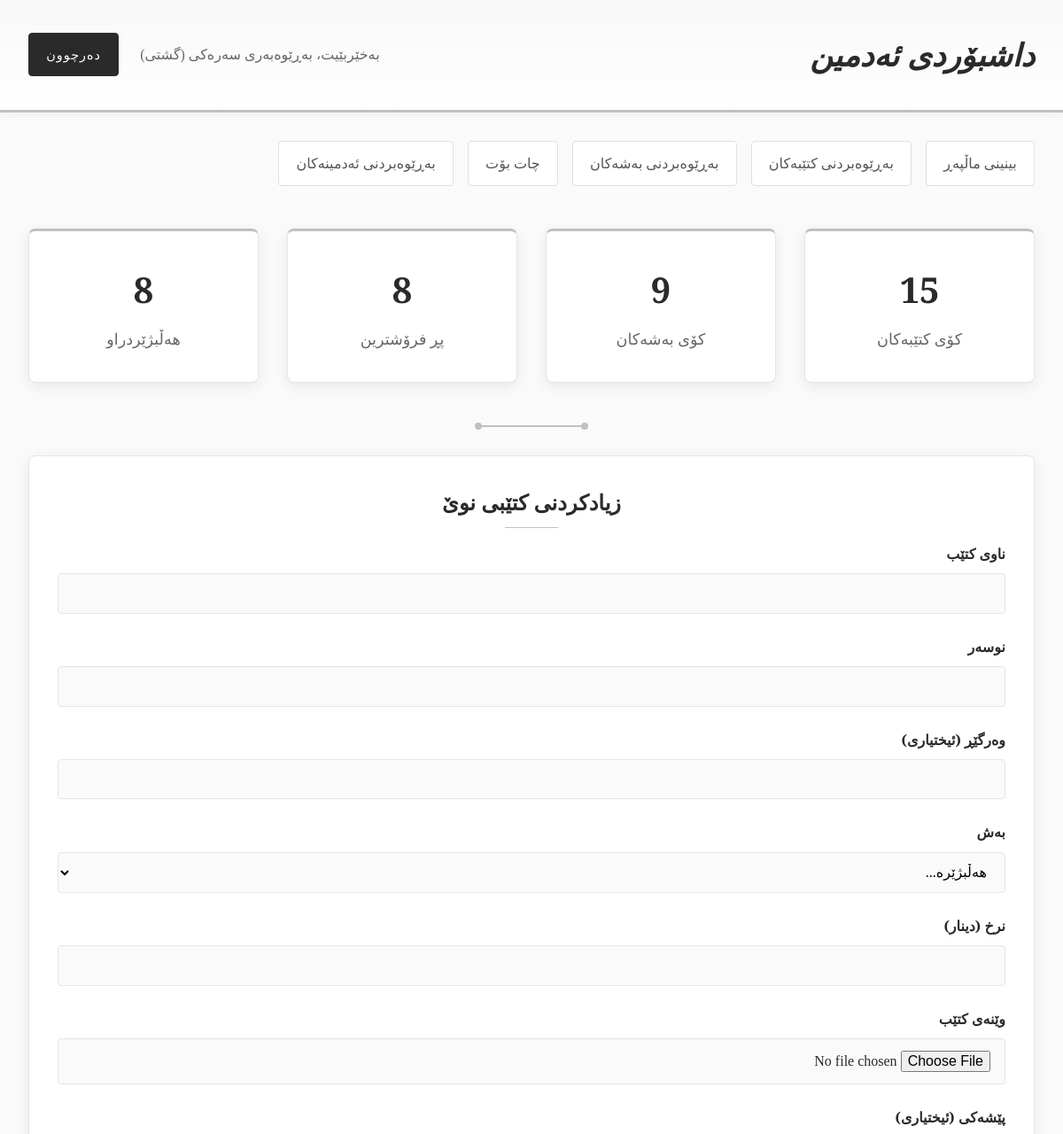
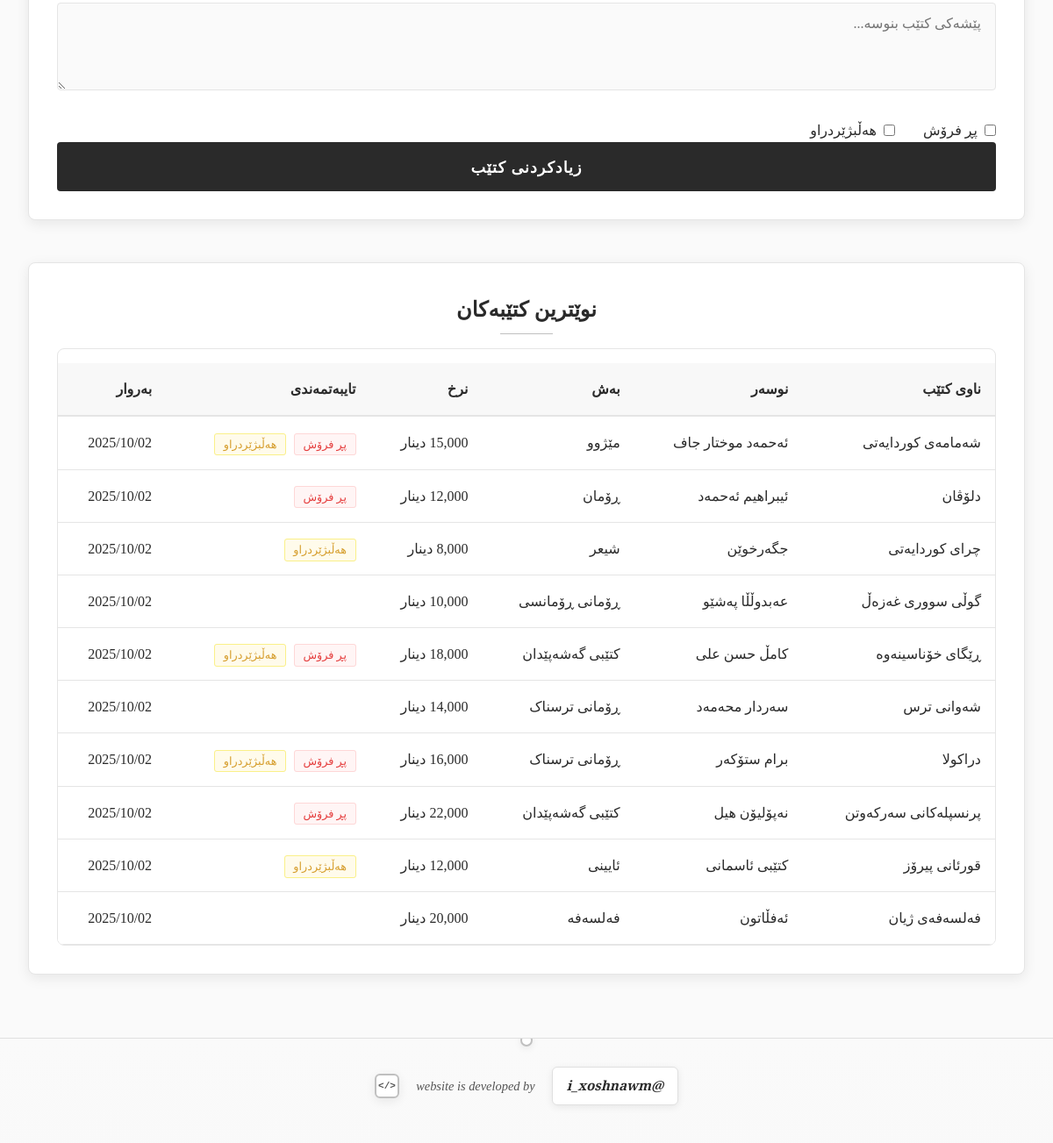
The app's page /admin_dashboard.php (signed in) with its own data (2 pictures, top to bottom).
### tables this page shows
CREATE TABLE books (
    book_id INT AUTO_INCREMENT,
    book_title VARCHAR(255) NOT NULL,
    author VARCHAR(255) NOT NULL,
    translator VARCHAR(255) NULL,
    genre VARCHAR(100) NOT NULL,
    category_id INT,
    price DECIMAL(10,2) NOT NULL,
    book_image VARCHAR(255) DEFAULT 'default_book.jpg',
    description TEXT,
    is_featured BOOLEAN DEFAULT FALSE,
    is_bestseller BOOLEAN DEFAULT FALSE,
    view_count INT DEFAULT 0,
    created_date TIMESTAMP DEFAULT CURRENT_TIMESTAMP,
    PRIMARY KEY (book_id),
    KEY category_key (category_id)
);

CREATE TABLE categories (
    category_id INT AUTO_INCREMENT,
    category_name VARCHAR(100) NOT NULL,
    category_description TEXT,
    created_date TIMESTAMP DEFAULT CURRENT_TIMESTAMP,
    PRIMARY KEY (category_id)
);

### admin_dashboard.php (the view, shortened to what this page needs)
<?php
require_once 'config.php';
$stmt = $conn->query("SELECT COUNT(*) as total_books FROM books");
$total_books = $stmt->fetch(PDO::FETCH_ASSOC)['total_books'];
$stmt = $conn->query("SELECT COUNT(*) as total_categories FROM categories WHERE category_id > 1");
$total_categories = $stmt->fetch(PDO::FETCH_ASSOC)['total_categories'];
$stmt = $conn->query("SELECT COUNT(*) as bestsellers FROM books WHERE is_bestseller = 1");
$bestsellers = $stmt->fetch(PDO::FETCH_ASSOC)['bestsellers'];
$stmt = $conn->query("SELECT COUNT(*) as featured FROM books WHERE is_featured = 1");
$featured = $stmt->fetch(PDO::FETCH_ASSOC)['featured'];
$stmt = $conn->query("SELECT b.*, c.category_name FROM books b LEFT JOIN categories c ON b.category_id = c.category_id ORDER BY b.created_date DESC LIMIT 10");
$recent_books = $stmt->fetchAll(PDO::FETCH_ASSOC);
?>
<!DOCTYPE html>
<html lang="ku" dir="rtl">
<head>
</head>
<body>
    <div class="header">
        <div class="header-content">
            <h1>داشبۆردی ئەدمین</h1>
            <div class="admin-info">
                <span>بەخێربێیت، <?php echo $_SESSION['admin_name']; ?> (<?php echo $_SESSION['admin_type']; ?>)</span>
                <a href="logout.php" class="logout-btn">دەرچوون</a>
            </div>
        </div>
    </div>
    <div class="container">
        <div class="nav-links">
            <a href="index.php" class="nav-link">بینینی ماڵپەڕ</a>
            <a href="manage_books.php" class="nav-link">بەڕێوەبردنی کتێبەکان</a>
            <a href="manage_categories.php" class="nav-link">بەڕێوەبردنی بەشەکان</a>
            <?php if($_SESSION['admin_type'] == 'گشتی'): ?>
                    <a href="admin_chat_history.php" class="nav-link">چات بۆت</a>
            <a href="manage_admins.php" class="nav-link">بەڕێوەبردنی ئەدمینەکان</a>
            <?php endif; ?>
        </div>
        <div class="stats-grid">
            <div class="stat-card">
                <div class="stat-number"><?php echo $total_books; ?></div>
                <div class="stat-label">کۆی کتێبەکان</div>
            </div>
            <div class="stat-card">
                <div class="stat-number"><?php echo $total_categories; ?></div>
                <div class="stat-label">کۆی بەشەکان</div>
            </div>
            <div class="stat-card">
                <div class="stat-number"><?php echo $bestsellers; ?></div>
                <div class="stat-label">پڕ فرۆشترین</div>
            </div>
            <div class="stat-card">
                <div class="stat-number"><?php echo $featured; ?></div>
                <div class="stat-label">هەڵبژێردراو</div>
            </div>
        </div>
        <div class="decorative-border"></div>
        <div class="sections-grid">
            <div class="section">
                <h2 class="section-title">زیادکردنی کتێبی نوێ</h2>
                <form method="POST" enctype="multipart/form-data">
                    <div class="form-group">
                        <label class="form-label">ناوی کتێب</label>
                        <input type="text" name="title" class="form-input" required>
                    </div>
                    <div class="form-group">
                        <label class="form-label">نوسەر</label>
                        <input type="text" name="author" class="form-input" required>
                    </div>
                    <div class="form-group">
                        <label class="form-label">وەرگێڕ (ئیختیاری)</label>
                        <input type="text" name="translator" class="form-input">
                    </div>
                    <div class="form-group">
                        <label class="form-label">بەش</label>
                        <select name="category_id" class="form-select" required>
                            <option value="">هەڵبژێرە...</option>
                        </select>
                    </div>
                    <div class="form-group">
                        <label class="form-label">نرخ (دینار)</label>
                        <input type="text" name="price" class="form-input" required>
                    </div>
                    <div class="form-group">
                        <label class="form-label">وێنەی کتێب</label>
                        <input type="file" name="book_image" class="form-input" accept="image/*">
                    </div>
                    <div class="form-group">
                        <label class="form-label">پێشەکی (ئیختیاری)</label>
                        <textarea name="description" class="form-textarea" placeholder="پێشەکی کتێب بنوسە..."></textarea>
                    </div>
                    <div class="checkbox-group">
                        <div class="checkbox-item">
                            <input type="checkbox" name="is_bestseller" id="bestseller">
                            <label for="bestseller">پڕ فرۆش</label>
                        </div>
                        <div class="checkbox-item">
                            <input type="checkbox" name="is_featured" id="featured">
                            <label for="featured">هەڵبژێردراو</label>
                        </div>
                    </div>
                    <button type="submit" name="add_book" class="form-button">زیادکردنی کتێب</button>
                </form>
            </div>
        </div>
        <div class="section">
            <h2 class="section-title">نوێترین کتێبەکان</h2>
            <div class="table-wrapper">
                <table class="books-table">
                    <thead>
                        <tr>
                            <th>ناوی کتێب</th>
                            <th>نوسەر</th>
                            <th>بەش</th>
                            <th>نرخ</th>
                            <th>تایبەتمەندی</th>
                            <th>بەروار</th>
                        </tr>
                    </thead>
                    <tbody>
                        <?php foreach($recent_books as $book): ?>
                        <tr>
                            <td><?php echo $book['book_title']; ?></td>
                            <td><?php echo $book['author']; ?></td>
                            <td><?php echo $book['category_name']; ?></td>
                            <td><?php echo number_format($book['price']); ?> دینار</td>
                            <td>
                                <?php if($book['is_bestseller']): ?>
                                <span class="badge badge-bestseller">پڕ فرۆش</span>
                                <?php endif; ?>
                                <?php if($book['is_featured']): ?>
                                <span class="badge badge-featured">هەڵبژێردراو</span>
                                <?php endif; ?>
                            </td>
                            <td><?php echo date('Y/m/d', strtotime($book['created_date'])); ?></td>
                        </tr>
                        <?php endforeach; ?>
                    </tbody>
                </table>
            </div>
        </div>
    </div>
</head>
<body>
    <div class="developer-footer" id="developerFooter">
        <div class="developer-credit">
            <a href="https://www.instagram.com/i_xoshnawm/" target="_blank" class="developer-link" id="devLink">@i_xoshnawm</a>
            <span class="dev-text" id="devText">website is developed by</span>
            <div class="tech-symbol" id="techSymbol"></div>
        </div>
    </div>
</body>
</html>

### records on screen
books: book_title "شەمامەی کوردایەتی", author "ئەحمەد موختار جاف", category.category_name "مێژوو", is_bestseller "پڕ فرۆش", is_featured "هەڵبژێردراو", created_date "2025/10/02"
books: book_title "دلۆڤان", author "ئیبراهیم ئەحمەد", category.category_name "ڕۆمان", is_bestseller "پڕ فرۆش", created_date "2025/10/02"
books: book_title "چرای کوردایەتی", author "جگەرخوێن", category.category_name "شیعر", is_featured "هەڵبژێردراو", created_date "2025/10/02"
books: book_title "گوڵی سووری غەزەڵ", author "عەبدوڵڵا پەشێو", category.category_name "ڕۆمانی ڕۆمانسی", created_date "2025/10/02"
books: book_title "ڕێگای خۆناسینەوە", author "کامڵ حسن علی", category.category_name "کتێبی گەشەپێدان", is_bestseller "پڕ فرۆش", is_featured "هەڵبژێردراو", created_date "2025/10/02"
books: book_title "شەوانی ترس", author "سەردار محەمەد", category.category_name "ڕۆمانی ترسناک", created_date "2025/10/02"
books: book_title "دراکولا", author "برام ستۆکەر", category.category_name "ڕۆمانی ترسناک", is_bestseller "پڕ فرۆش", is_featured "هەڵبژێردراو", created_date "2025/10/02"
books: book_title "پرنسپلەکانی سەرکەوتن", author "نەپۆلیۆن هیل", category.category_name "کتێبی گەشەپێدان", is_bestseller "پڕ فرۆش", created_date "2025/10/02"
books: book_title "قورئانی پیرۆز", author "کتێبی ئاسمانی", category.category_name "ئایینی", is_featured "هەڵبژێردراو", created_date "2025/10/02"
books: book_title "فەلسەفەی ژیان", author "ئەفڵاتون", category.category_name "فەلسەفە", created_date "2025/10/02"

### other values on screen
$_SESSION['admin_name'] "بەڕێوەبەری سەرەکی"
$_SESSION['admin_type'] "گشتی"
$total_books "15"
$total_categories "9"
$bestsellers "8"
$featured "8"
